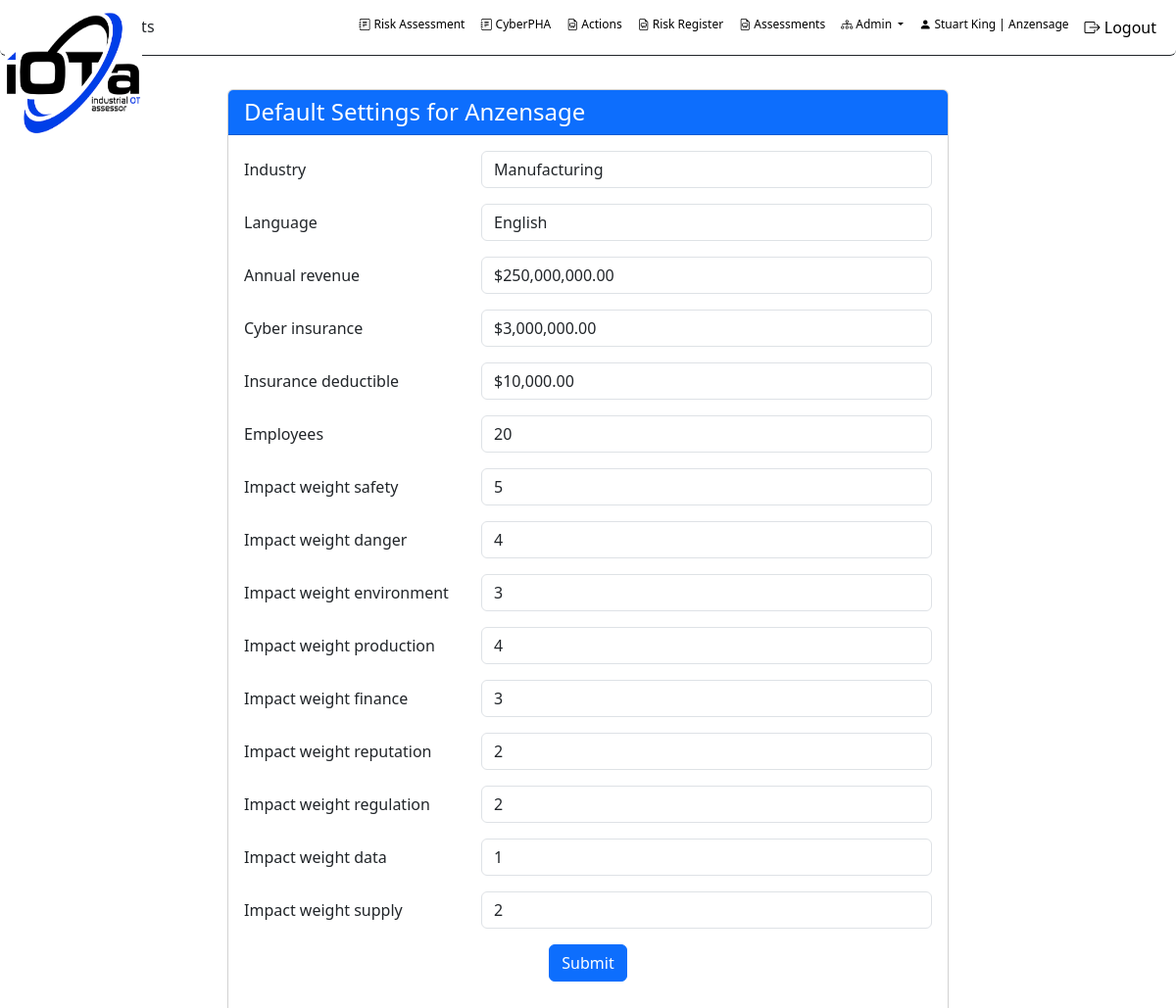
The app's page /OTRisk/create/ (signed in) with its own data.
### accounts/models.py (models this page shows, shortened)
class UserProfile(models.Model):
    user = models.OneToOneField(User, on_delete=models.CASCADE)
    organization = models.ForeignKey(Organization, on_delete=models.CASCADE)
    must_change_password = models.BooleanField(default=True)
    abuse_flag = models.BooleanField(default=False)
    jobtitle = models.CharField(max_length=100, default='')
    role_moderator = models.BooleanField(default=False)
    role_readonly = models.BooleanField(default=False)
    phone_number = models.CharField(max_length=15, blank=True, null=True)
    two_factor_confirmed = models.BooleanField(default=False)
    failed_login_attempts = models.IntegerField(null=True, default=0)
    class Meta:
        db_table = 'userprofile'
        managed = True

class Organization(models.Model):
    id = models.AutoField(primary_key=True)
    name = models.CharField(max_length=255)
    address = models.TextField(null=True, blank=True)
    address2 = models.TextField(null=True, blank=True)
    city = models.TextField(null=True, blank=True)
    state = models.TextField(null=True, blank=True)
    zip = models.TextField(null=True, blank=True)
    country = models.TextField(null=True, blank=True)
    subscription_type = models.ForeignKey(SubscriptionType, on_delete=models.SET_NULL, null=True, blank=True)
    subscription_status = models.BooleanField(default=False)
    subscription_start = models.DateField(null=True, blank=True)
    subscription_end = models.DateField(null=True, blank=True)
    max_users = models.IntegerField(default=1, null=False)
    create_date = models.DateTimeField(auto_now_add=True)
    created_by = models.ForeignKey(settings.AUTH_USER_MODEL, on_delete=models.CASCADE,
                                   related_name='organization_creators')
    last_updated = models.DateTimeField(auto_now=True)
    class Meta:
        db_table = 'organization'
        managed = True

### OTRisk/models/Model_CyberPHA.py (models this page shows, shortened)
class OrganizationDefaults(models.Model):
    LANGUAGE_CHOICES = [
        ('en', 'English'),
        ('de', 'German'),
        ('es', 'Spanish'),
        ('ar', 'Arabic'),
        ('ja', 'Japanese'),
        ('zh', 'Mandarin'),
    ]
    organization = models.OneToOneField(
        Organization,
        on_delete=models.CASCADE,
        primary_key=True,
        related_name='defaults'
    )
    industry = models.ForeignKey(
        'tblIndustry',
        on_delete=models.SET_NULL,
        null=True,
        blank=True
    )
    language = models.CharField(
        max_length=30,
        choices=LANGUAGE_CHOICES,  # Add the choices here
        null=True,
        blank=True
    )
    annual_revenue = models.IntegerField(
        null=True,
        blank=True
    )
    cyber_insurance = models.IntegerField(
        null=True,
        blank=True
    )
    insurance_deductible = models.IntegerField(
        null=True,
        blank=True
    )
    employees = models.IntegerField(
        null=True,
        blank=True
    )
    impact_weight_safety = models.IntegerField(
        default=1,
        validators=[
            MinValueValidator(1),
            MaxValueValidator(5)
        ]
    )
    impact_weight_danger = models.IntegerField(
        default=1,
        validators=[
            MinValueValidator(1),
            MaxValueValidator(5)
        ]
    )
    impact_weight_environment = models.IntegerField(
        default=1,
        validators=[
            MinValueValidator(1),
            MaxValueValidator(5)
        ]
    )
    impact_weight_production = models.IntegerField(
        default=1,
        validators=[
            MinValueValidator(1),
            MaxValueValidator(5)
        ]
    )
    impact_weight_finance = models.IntegerField(
        default=1,
        validators=[
            MinValueValidator(1),
            MaxValueValidator(5)
        ]
    )
    impact_weight_reputation = models.IntegerField(
        default=1,
        validators=[
            MinValueValidator(1),
            MaxValueValidator(5)
        ]
    )
    impact_weight_regulation = models.IntegerField(
        default=1,
        validators=[
            MinValueValidator(1),
            MaxValueValidator(5)
        ]
    )
    impact_weight_data = models.IntegerField(
        default=1,
        validators=[
            MinValueValidator(1),
            MaxValueValidator(5)
        ]
    )
    impact_weight_supply = models.IntegerField(
        default=1,
        validators=[
            MinValueValidator(1),
            MaxValueValidator(5)
        ]
    )

### OTRisk/views.py (the view)
# urls.py: path('create/', views.setup_org, name='setup_org'),
@login_required
def setup_org(request):
    user_organization = request.user.userprofile.organization
    defaults_instance, created = OrganizationDefaults.objects.get_or_create(organization=user_organization)
    if request.method == 'POST':
        form = OrganizationDefaultsForm(request.POST, instance=defaults_instance)
        if form.is_valid():
            org_defaults = form.save(commit=False)
            org_defaults.organization = user_organization
            org_defaults.save()
            request.session['language'] = request.POST.get('language')
            return redirect('OTRisk:setup_org')
    else:
        form = OrganizationDefaultsForm(instance=defaults_instance)
    return render(request, 'org_setup.html', {'form': form})

### OTRisk/templates/OTRisk/org_setup.html (shortened to what this page needs)
{% load static %}
<!DOCTYPE html>
<html>
<head>
    <link rel="stylesheet" href="https://stackpath.bootstrapcdn.com/bootstrap/4.1.1/css/bootstrap.min.css">
    <link rel="stylesheet" href="https://cdnjs.cloudflare.com/ajax/libs/bootstrap-select/1.13.1/css/bootstrap-select.min.css">
    <link href="https://cdn.jsdelivr.net/npm/bootstrap-icons@1.7.1/font/bootstrap-icons.css" rel="stylesheet">
        <link rel="stylesheet" type="text/css" href="https://cdn.datatables.net/1.10.25/css/jquery.dataTables.css">
     {% load django_bootstrap5 %}
     {% bootstrap_css %}
</head>
<body>
<nav class="navbar navbar-expand-lg navbar-scroll shadow-0 border-bottom border-dark rounded">
  <div class="container-fluid d-flex justify-content-between">
   <a class="navbar-brand" href="{% url 'OTRisk:dashboardhome' %}"><img src="{% static 'images/iota - white 1.png' %}" style="height: 140px; width: 140px" class="navbar-logo" alt="">   </a>
      <h6 class="my-auto text-center flex-grow-1">Defaults</h6>
    <div class="collapse navbar-collapse" id="navbarSupportedContent">
      <ul class="navbar-nav ms-auto">
        <li class="nav-item">
          <a class="nav-link"  style="font-size: 12px;" href="{% url 'OTRisk:qraw' %}"><i class="bi bi-journal-text"></i> Risk Assessment</a>
        </li>
        <li class="nav-item">
          <a class="nav-link" style="font-size: 12px;" href="{% url 'OTRisk:iotaphamanager' %}"><i class="bi bi-journal-text"></i> CyberPHA</a>
        </li>
          <li class="nav-item">
          <a class="nav-link" style="font-size: 12px;" href="{% url 'OTRisk:ra_actions_view_default' %}" tabindex="-1" ><i class="bi-file-earmark-easel"></i> Actions</a>
        </li>
        <li class="nav-item">
          <a class="nav-link" style="font-size: 12px;" href="{% url 'OTRisk:risk_register' %}" tabindex="-1" ><i class="bi-file-earmark-easel"></i> Risk Register</a>
        </li>
        <li class="nav-item">
          <a class="nav-link" style="font-size: 12px;" href="{% url 'OTRisk:list_frameworks' %}" tabindex="-1" ><i class="bi-file-earmark-easel"></i> Assessments</a>
        </li>
        <li class="nav-item dropdown">
            <a class="nav-link dropdown-toggle" href="#" id="navbarDropdown" role="button" data-bs-toggle="dropdown" aria-expanded="false" style="font-size: 12px;">
                <i class="bi bi-diagram-3"></i> Admin
              </a>
        </li>
        <li class="nav-item">
            <a class="nav-link" href="{% url 'accounts:profile' %}" style="font-size: 12px;">
                <i class="bi bi-person-fill"></i> {{ user.first_name }} {{ user.last_name }} | {{ user.userprofile.organization.name }}
            </a>
        </li>
          <li class="nav-item">
            <a class="nav-link" href="{% url 'logout' %}">
                <i class="bi bi-box-arrow-right"></i> Logout
            </a>
        </li>
      </ul>
    </div>
  </div>
</nav>
<div class="row" style="height: 10px">
    <div class="col"></div>
</div>
<div class="container mt-4">
    <div class="row justify-content-center">
        <div class="col-md-8">
            <div class="card">
                <div class="card-header bg-primary text-white">
                    <h4 class="mb-0">Default Settings for {{ user.userprofile.organization.name }}</h4>
                </div>
                <div class="card-body">
                    <form method="post" class="form-horizontal">
                        {% for field in form %}
                            <div class="form-group row mb-3">
                                <label for="{{ field.id_for_label }}" class="col-sm-4 col-form-label">{{ field.label }}</label>
                                <div class="col-sm-8">
                                    {{ field }}
                                </div>
                            </div>
                        {% endfor %}
                        <div class="form-group row">
                            <div class="col-sm-12 text-center">
                                <button type="button" class="btn btn-primary" id="submitBtn">Submit</button>
                            </div>
                        </div>
                    </form>
                </div>
            </div>
        </div>
    </div>
</div>
</body>
</html>

### OTRisk/templates/OTRisk/org_setup.html (style rules this page uses)
.navbar-scroll .nav-link, .navbar-scroll .navbar-toggler-icon, .navbar-scroll .navbar-brand { color: #000000; }
.navbar-scroll { background-color: #ffffff; text-decoration-color: #000000; }
.navbar-scrolled .nav-link, .navbar-scrolled .navbar-toggler-icon, .navbar-scroll .navbar-brand { color: #262626; }
.navbar-logo { position: absolute; top: 5px; left: 5px; height: 100px; z-index: 10; }

### records on screen
OrganizationDefaults: form "Manufacturing" "English" "$250,000,000.00" "$3,000,000.00" "$10,000.00" "20" "5" "4" "3" "4" "3" "2" "2" "1" "2"

### other values on screen
{{ user.first_name }} "Stuart"
{{ user.last_name }} "King"
{{ user.userprofile.organization.name }} "Anzensage"
{{ field.label }} "Industry" "Language" "Annual revenue" "Cyber insurance" "Insurance deductible" "Employees" "Impact weight safety" "Impact weight danger" "Impact weight environment" "Impact weight production" "Impact weight finance" "Impact weight reputation" "Impact weight regulation" "Impact weight data" "Impact weight supply"
